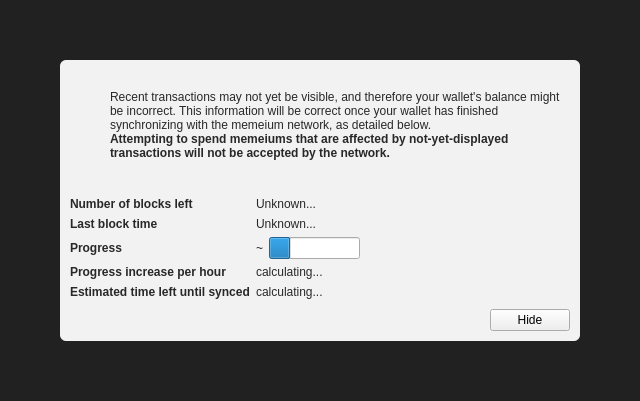
<?xml version="1.0" encoding="UTF-8"?>
<ui version="4.0">
  <class>ModalOverlay</class>
  <widget class="ModalOverlay" name="ModalOverlay">
    <property name="geometry">
      <rect>
        <x>0</x>
        <y>0</y>
        <width>640</width>
        <height>401</height>
      </rect>
    </property>
    <property name="windowTitle">
      <string>Form</string>
    </property>
    <layout class="QVBoxLayout" name="verticalLayout" stretch="0">
      <property name="sizeConstraint">
        <enum>QLayout::SetDefaultConstraint</enum>
      </property>
      <property name="leftMargin">
        <number>0</number>
      </property>
      <property name="topMargin">
        <number>0</number>
      </property>
      <property name="rightMargin">
        <number>0</number>
      </property>
      <property name="bottomMargin">
        <number>0</number>
      </property>
      <item>
        <widget class="QWidget" name="bgWidget" native="true">
          <property name="styleSheet">
            <string notr="true">#bgWidget { background: rgba(0,0,0,220); }</string>
          </property>
          <layout class="QVBoxLayout" name="verticalLayoutMain" stretch="1">
            <property name="leftMargin">
              <number>60</number>
            </property>
            <property name="topMargin">
              <number>60</number>
            </property>
            <property name="rightMargin">
              <number>60</number>
            </property>
            <property name="bottomMargin">
              <number>60</number>
            </property>
            <item>
              <widget class="QWidget" name="contentWidget" native="true">
                <property name="styleSheet">
                  <string notr="true">#contentWidget { background: rgba(255,255,255,240); border-radius: 6px; }

QLabel { color: rgb(40,40,40);  }</string>
                </property>
                <layout class="QVBoxLayout" name="verticalLayoutSub" stretch="1,0,0,0">
                  <property name="spacing">
                    <number>0</number>
                  </property>
                  <property name="leftMargin">
                    <number>10</number>
                  </property>
                  <property name="topMargin">
                    <number>10</number>
                  </property>
                  <property name="rightMargin">
                    <number>10</number>
                  </property>
                  <property name="bottomMargin">
                    <number>10</number>
                  </property>
                  <item>
                    <layout class="QHBoxLayout" name="horizontalLayoutIconText" stretch="0,1">
                      <property name="topMargin">
                        <number>20</number>
                      </property>
                      <item>
                        <layout class="QVBoxLayout" name="verticalLayoutIcon">
                          <property name="leftMargin">
                            <number>0</number>
                          </property>
                          <item>
                            <widget class="QPushButton" name="warningIcon">
                              <property name="enabled">
                                <bool>false</bool>
                              </property>
                              <property name="text">
                                <string/>
                              </property>
                              <property name="icon">
                                <iconset>
                                  <normaloff>:/icons/warning</normaloff>
                                  <disabledoff>:/icons/warning</disabledoff>:/icons/warning</iconset>
                              </property>
                              <property name="iconSize">
                                <size>
                                  <width>48</width>
                                  <height>48</height>
                                </size>
                              </property>
                              <property name="flat">
                                <bool>true</bool>
                              </property>
                            </widget>
                          </item>
                          <item>
                            <spacer name="verticalSpacerWarningIcon">
                              <property name="orientation">
                                <enum>Qt::Vertical</enum>
                              </property>
                              <property name="sizeHint" stdset="0">
                                <size>
                                  <width>20</width>
                                  <height>40</height>
                                </size>
                              </property>
                            </spacer>
                          </item>
                        </layout>
                      </item>
                      <item>
                        <layout class="QVBoxLayout" name="verticalLayoutInfoText">
                          <property name="leftMargin">
                            <number>0</number>
                          </property>
                          <property name="topMargin">
                            <number>0</number>
                          </property>
                          <item>
                            <widget class="QLabel" name="infoText">
                              <property name="text">
                                <string>Recent transactions may not yet be visible, and therefore your wallet's balance might be incorrect. This information will be correct once your wallet has finished synchronizing with the memeium network, as detailed below.</string>
                              </property>
                              <property name="textFormat">
                                <enum>Qt::RichText</enum>
                              </property>
                              <property name="wordWrap">
                                <bool>true</bool>
                              </property>
                            </widget>
                          </item>
                          <item>
                            <widget class="QLabel" name="infoTextStrong">
                              <property name="font">
                                <font>
                                  <weight>75</weight>
                                  <bold>true</bold>
                                </font>
                              </property>
                              <property name="text">
                                <string>Attempting to spend memeiums that are affected by not-yet-displayed transactions will not be accepted by the network.</string>
                              </property>
                              <property name="textFormat">
                                <enum>Qt::RichText</enum>
                              </property>
                              <property name="wordWrap">
                                <bool>true</bool>
                              </property>
                            </widget>
                          </item>
                          <item>
                            <spacer name="verticalSpacerInTextSpace">
                              <property name="orientation">
                                <enum>Qt::Vertical</enum>
                              </property>
                              <property name="sizeHint" stdset="0">
                                <size>
                                  <width>20</width>
                                  <height>40</height>
                                </size>
                              </property>
                            </spacer>
                          </item>
                        </layout>
                      </item>
                    </layout>
                  </item>
                  <item>
                    <spacer name="verticalSpacerAfterText">
                      <property name="orientation">
                        <enum>Qt::Vertical</enum>
                      </property>
                      <property name="sizeHint" stdset="0">
                        <size>
                          <width>20</width>
                          <height>40</height>
                        </size>
                      </property>
                    </spacer>
                  </item>
                  <item>
                    <layout class="QFormLayout" name="formLayout">
                      <property name="fieldGrowthPolicy">
                        <enum>QFormLayout::FieldsStayAtSizeHint</enum>
                      </property>
                      <property name="horizontalSpacing">
                        <number>6</number>
                      </property>
                      <property name="verticalSpacing">
                        <number>6</number>
                      </property>
                      <property name="topMargin">
                        <number>10</number>
                      </property>
                      <item row="0" column="0">
                        <widget class="QLabel" name="labelNumberOfBlocksLeft">
                          <property name="font">
                            <font>
                              <weight>75</weight>
                              <bold>true</bold>
                            </font>
                          </property>
                          <property name="text">
                            <string>Number of blocks left</string>
                          </property>
                        </widget>
                      </item>
                      <item row="0" column="1">
                        <widget class="QLabel" name="numberOfBlocksLeft">
                          <property name="text">
                            <string>Unknown...</string>
                          </property>
                        </widget>
                      </item>
                      <item row="1" column="0">
                        <widget class="QLabel" name="labelLastBlockTime">
                          <property name="font">
                            <font>
                              <weight>75</weight>
                              <bold>true</bold>
                            </font>
                          </property>
                          <property name="text">
                            <string>Last block time</string>
                          </property>
                        </widget>
                      </item>
                      <item row="1" column="1">
                        <widget class="QLabel" name="newestBlockDate">
                          <property name="sizePolicy">
                            <sizepolicy hsizetype="Maximum" vsizetype="Preferred">
                              <horstretch>0</horstretch>
                              <verstretch>0</verstretch>
                            </sizepolicy>
                          </property>
                          <property name="text">
                            <string>Unknown...</string>
                          </property>
                        </widget>
                      </item>
                      <item row="2" column="0">
                        <widget class="QLabel" name="labelSyncDone">
                          <property name="font">
                            <font>
                              <weight>75</weight>
                              <bold>true</bold>
                            </font>
                          </property>
                          <property name="text">
                            <string>Progress</string>
                          </property>
                        </widget>
                      </item>
                      <item row="2" column="1">
                        <layout class="QHBoxLayout" name="horizontalLayoutSync" stretch="0,1">
                          <item>
                            <widget class="QLabel" name="percentageProgress">
                              <property name="text">
                                <string notr="true">~</string>
                              </property>
                            </widget>
                          </item>
                          <item>
                            <widget class="QProgressBar" name="progressBar">
                              <property name="value">
                                <number>24</number>
                              </property>
                              <property name="format">
                                <string/>
                              </property>
                            </widget>
                          </item>
                        </layout>
                      </item>
                      <item row="4" column="0">
                        <widget class="QLabel" name="labelProgressIncrease">
                          <property name="font">
                            <font>
                              <weight>75</weight>
                              <bold>true</bold>
                            </font>
                          </property>
                          <property name="text">
                            <string>Progress increase per hour</string>
                          </property>
                        </widget>
                      </item>
                      <item row="4" column="1">
                        <widget class="QLabel" name="progressIncreasePerH">
                          <property name="text">
                            <string>calculating...</string>
                          </property>
                        </widget>
                      </item>
                      <item row="5" column="0">
                        <widget class="QLabel" name="labelEstimatedTimeLeft">
                          <property name="font">
                            <font>
                              <weight>75</weight>
                              <bold>true</bold>
                            </font>
                          </property>
                          <property name="text">
                            <string>Estimated time left until synced</string>
                          </property>
                        </widget>
                      </item>
                      <item row="5" column="1">
                        <widget class="QLabel" name="expectedTimeLeft">
                          <property name="text">
                            <string>calculating...</string>
                          </property>
                        </widget>
                      </item>
                    </layout>
                  </item>
                  <item>
                    <layout class="QHBoxLayout" name="horizontalLayoutButtons">
                      <property name="leftMargin">
                        <number>10</number>
                      </property>
                      <property name="topMargin">
                        <number>10</number>
                      </property>
                      <item>
                        <widget class="QLabel" name="versionLabel">
                          <property name="text">
                            <string></string>
                          </property>
                        </widget>
                      </item>
                      <item>
                        <spacer name="horizontalSpacer">
                          <property name="orientation">
                            <enum>Qt::Horizontal</enum>
                          </property>
                          <property name="sizeHint" stdset="0">
                            <size>
                              <width>40</width>
                              <height>20</height>
                            </size>
                          </property>
                        </spacer>
                      </item>
                      <item>
                        <widget class="QPushButton" name="closeButton">
                          <property name="text">
                            <string>Hide</string>
                          </property>
                        </widget>
                      </item>
                    </layout>
                  </item>
                </layout>
              </widget>
            </item>
          </layout>
        </widget>
      </item>
    </layout>
  </widget>
  <customwidgets>
    <customwidget>
      <class>ModalOverlay</class>
      <extends>QWidget</extends>
      <header>modaloverlay.h</header>
      <container>1</container>
    </customwidget>
  </customwidgets>
  <resources/>
  <connections/>
</ui>
